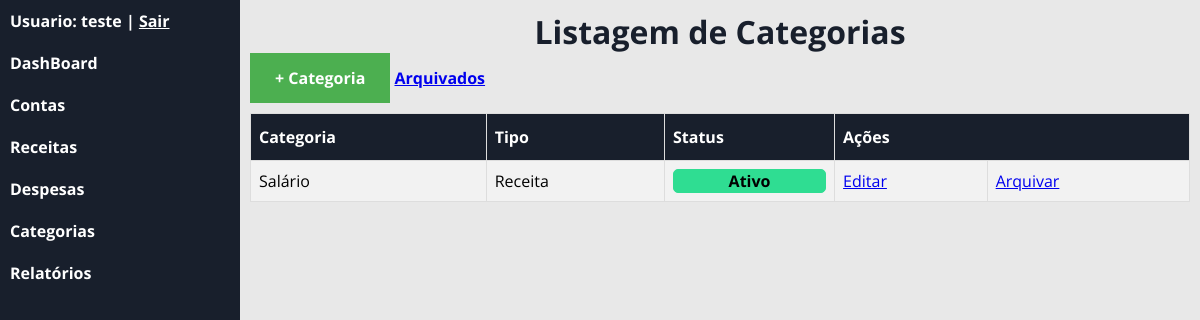
Screenshot of /?c=categorias (signed in) with the database file from the repository.
### tables this page shows
CREATE TABLE `categoria` (
  `id` int(11) NOT NULL,
  `nome` varchar(60) NOT NULL,
  `tipo` varchar(7) NOT NULL,
  `statusCat` tinyint(1) DEFAULT NULL,
  `idUsuario` int(11) DEFAULT NULL
);

### app/controller/Categorias.php (called while the page is built, shortened)
<?php
    class Categorias extends Controller
    {
        public function index()
        {
            try {
                $carRespository = new Repository('app\model\class\Categoria');
                $criteria = new Criteria;
                $criteria->add('idUsuario','=',Usuario::get('id'));
                if(isset($_GET['f'])&& $_GET['f'] =='arquivados')
                {
                    $criteria->add('statusCat','=','0');
                }
                else{
                    $criteria->add('statusCat','=','1');
                }
                $resultado = $carRespository->load($criteria);
            } catch (\Exception $e) {
                echo $e->getMessage();
                Transaction::rollback();
            }
            $this->view([
                'template/header',
                'categoria/listagem',
                'template/footer'
            ],[
                'usuario_logado' => Usuario::get('nome'),
                'catItens' => $resultado,
                'msg' => FlashMessage::get()
            ]);
        }
    }

### app/model/Repository.php (called while the page is built, shortened)
<?php
    final class Repository
    {
        private $activeRecord;
        public function __construct($class)
        {
            $this->activeRecord = $class;
        }
        public function load(Criteria|null $criteria = null)
        {
            $sql = "SELECT * FROM ".constant($this->activeRecord.'::TABLENAME');
            if($criteria)
            {
                $expressao = $criteria->dump();
                if($expressao)
                {
                    $sql .= " WHERE ".$expressao;
                }
            }
            if($conn = Transaction::get())
            {
                $result = $conn->query($sql);
                $results = array();
                if($result)
                {
                    while($row = $result->fetchObject($this->activeRecord))
                    {
                        $results[] = $row;
                    }
                    return $results;
                }
            }
            else
            {
                throw new \Exception('Não há transação ativa!');
            }
        }
    }

### app/model/Criteria.php (called while the page is built, shortened)
<?php
    class Criteria
    {
        private $filters;
        function __construct()
        {
            $this->filters = array();
        }
        public function add($variable,$compare_operator,$value,$logic_operator = 'and')
        {
            if(empty($this->filters))
            {
                $logic_operator = null;
            }
            $this->filters[] = [$variable,$compare_operator,$this->transform($value),$logic_operator];
        }
        public function transform($value)
        {
            if(is_array($value))
            {
                foreach($value as $x)
                {
                    if(is_integer($x)){
                        $foo[] = $x;
                    }
                    else if(is_string($x))
                    {
                        $foo[] = "'$x'";
                    }
                }
                $result = '('.implode(',',$foo).')';
            }
            else if(is_string($value))
            {
                $result = "'$value'";
            }
            return $result;
        }
        public function dump()
        {
            if(is_array($this->filters) and count($this->filters) > 0)
            {
                $result = '';
                foreach($this->filters as $filter)
                {
                    $result .= $filter[3].' '.$filter[0].' '.$filter[1].' '.$filter[2].' ';
                }
                $result = trim($result);
                return "({$result})";
            }
        }
    }

### app/model/Record.php (called while the page is built, shortened)
<?php
    abstract class Record
    {
        protected array $data;
        public function __set($prop,$value)
        {
           if(method_exists($this,'set_'.$prop))
           {
            call_user_func(array($this,'set_'.$prop),$value);
           }
           else
           {
               if($value == null)
               {
                   unset($this->data[$prop]);
               }
               else{
                   $this->data[$prop] = $value;
               }
           }
        }
        public function __get($prop)
        {
           if(method_exists($this,'get_'.$prop))
           {
            return call_user_func(array($this,'get_'.$prop));
           }
           else
           {
               if(isset($this->data[$prop]))
               {
                   return $this->data[$prop];
               }
           }
        }
    }

### app/view/categoria/listagem.php (the view, shortened to what this page needs)
<h1 id="titulo-categoria">Listagem de Categorias</h1>
<a href="./?c=categorias&m=inserir" id="btn-catInserir"><b>+ Categoria</b></a>
<a href="./?c=categorias&f=arquivados"><b>Arquivados</b></a>
<table id="customers">
  <tr>
    <th>Categoria</th>
    <th>Tipo</th>
    <th>Status</th>
    <th colspan="2">Ações</th>
  </tr>
  <?php
    if(isset($catItens) && count($catItens) > 0):
      foreach ($catItens as $categoria):
  ?>
  <tr>
    <td><?= $categoria->nome ?></td>
    <td><?= $categoria->tipo?></td>
    <td><?= $categoria->statusCat ? '<div class ="status_categoria_ativo">Ativo</div>' :'<div class ="status_categoria_arquivado">Arquivado</div>' ?></td>
    <?php if(isset($_GET['f'])&& $_GET['f'] =='arquivados'): ?>
      <td><a href="./?c=categorias&m=ativar&id=<?= $categoria->id ?>">Reativar</a></td>
    <?php else: ?>
      <td><a href="./?c=categorias&m=editar&id=<?= $categoria->id ?>">Editar</a></td>
      <td><a href="./?c=categorias&m=arquivar&id=<?= $categoria->id ?>">Arquivar</a></td>
    <?php endif; ?>
  </tr>
  <?php endforeach;?>
  <?php else:?>
    <tr>
    <td colspan="4" style="text-align: center;">Vazio!</td>
    </tr>
  <?php endif;?>
</table>

### app/controller/Controller.php (shortened to what this page needs)
<?php
    abstract class Controller
    {
        protected function view(array $templates,array $dados = array())
        {
            foreach($templates as $template)
            {
                require_once __DIR__."/../view/{$template}.php";
            }
        }
    }

### assets/css/style.css (style rules this page uses)
* { padding: 0px; margin: 0px; font-family: 'Open Sans', sans-serif; box-sizing: border-box; }
#customers { font-family: Arial, Helvetica, sans-serif; border-collapse: collapse; width: 100%; }
#customers td, #customers th { border: 1px solid #ddd; padding: 8px; }
#customers tr:nth-child(even) { background-color: #f2f2f2; }
#customers th { padding-top: 12px; padding-bottom: 12px; text-align: left; background-color: #181F2C; color: white; }
#btn-catInserir { display: inline-block; margin-bottom: 10px; }
#btn-catInserir:link, #btn-catInserir:visited { background-color: #4CAF50; color: white; padding: 14px 25px; text-align: center; text-decoration: none; display: inline-block; }
#titulo-categoria,#titulo-despesa,#titulo-receita { text-align: center; font-weight: bold; color: 181F2C; }
.status_categoria_ativo { text-align: center; border-radius: 5px; font-weight: bold; background-color: #2FDD92; border: 1px solid #2FDD92; }
#titulo-categoria { text-align: center; font-weight: bold; color: #181F2C; }
#titulo-categoria { text-align: center; font-weight: bold; color: 181F2C; }

### rows the page displays
categoria: nome "Salário", tipo "Receita", statusCat "Ativo"
